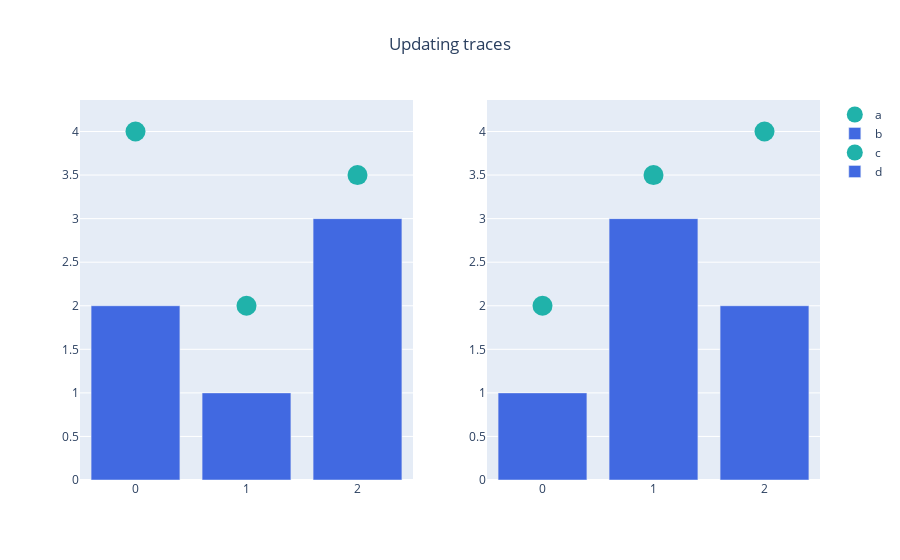

Write notebook code for a chart like this one.
### Code cell
fig.update_traces(marker_color="LightSeaGreen", selector=dict(type="scatter"))

### Figure 1 — Plotly figure (JSON) as saved in the notebook; plotly's stock layout.template omitted (floating-point values rounded to 4 significant figures)
{"data": [{"marker": {"color": "LightSeaGreen", "size": 20}, "mode": "markers", "name": "a", "type": "scatter", "xaxis": "x", "y": [4, 2, 3.5], "yaxis": "y"}, {"marker": {"color": "RoyalBlue"}, "name": "b", "type": "bar", "xaxis": "x", "y": [2, 1, 3], "yaxis": "y"}, {"marker": {"color": "LightSeaGreen", "size": 20}, "mode": "markers", "name": "c", "type": "scatter", "xaxis": "x2", "y": [2, 3.5, 4], "yaxis": "y2"}, {"marker": {"color": "RoyalBlue"}, "name": "d", "type": "bar", "xaxis": "x2", "y": [1, 3, 2], "yaxis": "y2"}], "layout": {"autosize": true, "title": {"text": "Updating traces", "x": 0.5}, "xaxis": {"anchor": "y", "autorange": true, "domain": [0, 0.45], "range": [-0.5, 2.5]}, "xaxis2": {"anchor": "y2", "autorange": true, "domain": [0.55, 1], "range": [-0.5, 2.5]}, "yaxis": {"anchor": "x", "autorange": true, "domain": [0, 1], "range": [0, 4.543], "type": "linear"}, "yaxis2": {"anchor": "x2", "autorange": true, "domain": [0, 1], "range": [0, 4.543], "type": "linear"}}}
